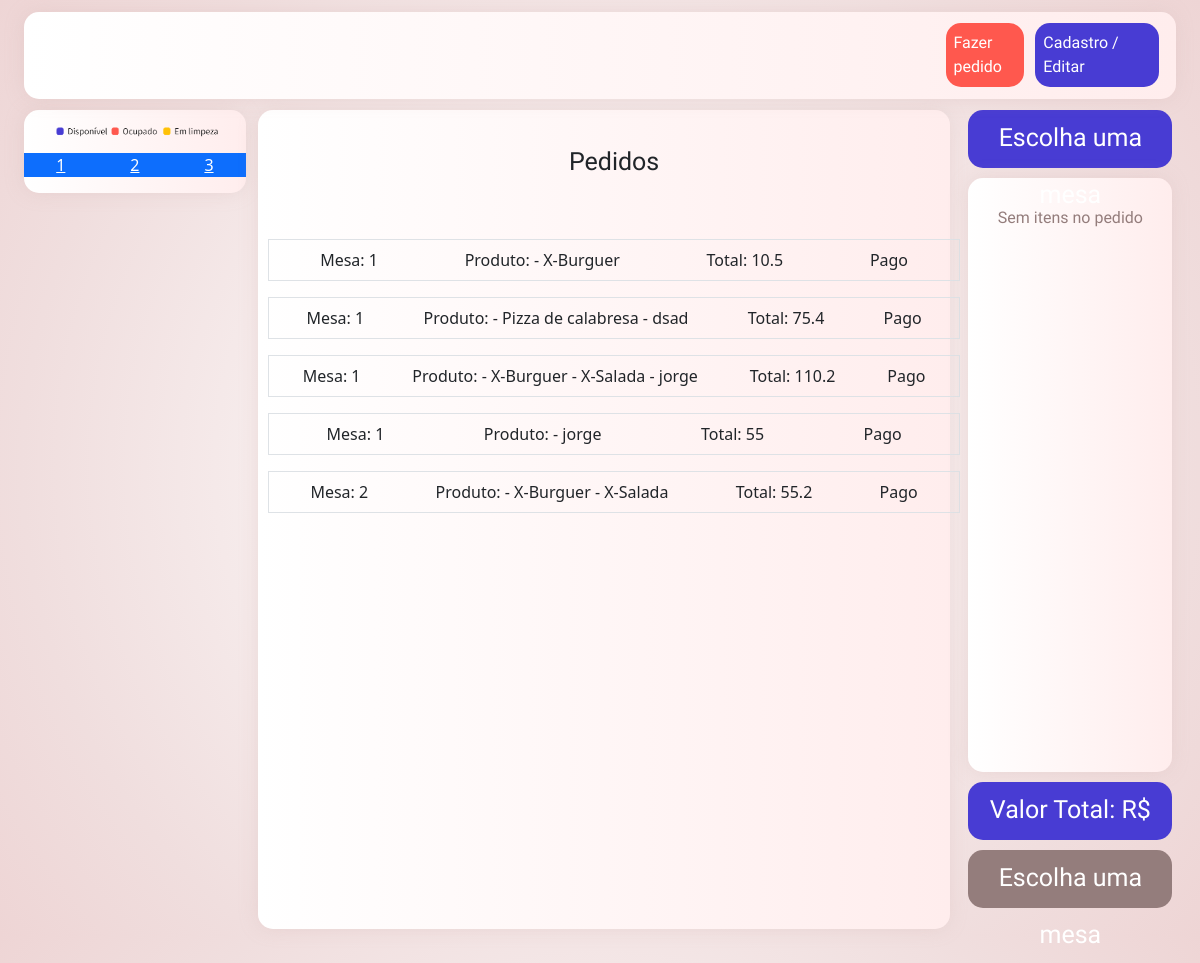
/back-end/visualizar_pedidos.php, run on the app's committed database.
### tables this page shows
CREATE TABLE `mesa` (
  `idMesa` int(11) NOT NULL,
  `idStatusMesa` int(11) NOT NULL
);

CREATE TABLE `alimento` (
  `idAlimento` int(11) NOT NULL,
  `idCatAlimento` int(11) NOT NULL,
  `descAlimento` varchar(255) NOT NULL,
  `nomeAlimento` varchar(255) NOT NULL,
  `valorUnidade` double NOT NULL,
  `fotoAlimento` varchar(255) NOT NULL
);

CREATE TABLE `statuspedido` (
  `idStatusPedido` int(11) NOT NULL,
  `statusPedido` varchar(255) NOT NULL
);

### back-end/visualizar_pedidos.php (the view, shortened to what this page needs)
<?php
include_once("conexao.php");
?>
<!DOCTYPE html>
<html lang="en">
<head>
    <link href="https://cdn.jsdelivr.net/npm/bootstrap@5.3.0-alpha1/dist/css/bootstrap.min.css" rel="stylesheet">
    <link rel="stylesheet" href="css/style.css">
    <link rel="stylesheet" href="css/style_categoria.css">
</head>
<body>
    <div class="container-fluid containerPrincipal">
        <div class="row linha1 justify-content-center">
            <div class="col coluna-nav">
                <div class="botoes">
                    <a href="index.php" class="botao1">Fazer pedido</a>
                    <a href="cadastros.php" class="botao2">Cadastro / Editar</a>
                </div>
            </div>
        </div>
        <div class="row linha2">
            <div class="col-4 order-first interface1">
                <div class="row justify-content-around">
                    <div class="col-md-12 col_comanda">
                        <div class="row">
                            <div class="col">
                                <div class="imagem_legenda">
                                    <img src="image/Legenda.png" class="img-fluid ">
                                </div>
                            </div>
                        </div>
                        <div class="row justify-content-around">
                            <?php
                            $sql = "SELECT * FROM mesa ORDER BY idMesa";
                            $result = $conn->query($sql);
                            while ($row = mysqli_fetch_assoc($result)) {
                                $idStatusMesa = $row['idStatusMesa'];
                                if ($idStatusMesa == 1) {
                            ?>
                                    <?php
                                    if (!isset($idMesa)) {
                                    ?>
                                        <div class="col-md-4 text-center mb-3 bg-primary">
                                            <a class=" text-white" href="<?php echo 'index.php?id=' . $row['idMesa'] ?>"><?php echo $row['idMesa']; ?></a>
                                        </div>
                                    <?php
                                    } else {
                                    ?>
                                        <div class="col-md-4 text-center mb-3">
                                            <p class="bg-primary text-white"><?php echo $row['idMesa'] ?></p>
                                        </div>
                                    <?php
                                    }
                                    ?>
                                <?php
                                } else {
                                ?>
                                    <div class="col-md-4 text-center mb-3">
                                        <p class="bg-danger text-white"><?php echo $row['idMesa'] ?></p>
                                    </div>
                            <?php
                                }
                            }
                            ?>
                        </div>
                    </div>
                </div>
            </div>
            <div class="col-4 interface2">
                <div class="tudo_categoria ">
                    <div class="row justify-content-center text center mt-4 mb-5">
                        <div class="col-md-4">
                            <div class="texto1 text-dark">Pedidos</div>
                        </div>
                    </div>
                    <?php
                    $sqlPed3 = "SELECT p.idMesa FROM pedidos p inner join alimento a on p.idAlimento = a.idAlimento inner join statuspedido s on s.idStatusPedido = p.idStatusPedido where p.idStatusPedido = 2 group by p.idMesa";
                    $resultPed3 = $conn->query($sqlPed3);
                    while ($rowPed3 = mysqli_fetch_assoc($resultPed3)) {
                        $idMesa3 = $rowPed3['idMesa'];
                        $sqlAux4 = "select p.pedido from pedidos p where p.idMesa = $idMesa3 and p.idStatusPedido = 2 group by p.pedido";
                        $resultAux4 = $conn->query($sqlAux4);
                        while ($rowAux4 = mysqli_fetch_assoc($resultAux4)) {
                            $sqlPed2 = "SELECT p.idPedido, p.idMesa, sum(a.valorUnidade) as valorPagar, s.statuspedido as status FROM pedidos p inner join alimento a on p.idAlimento = a.idAlimento inner join statuspedido s on s.idStatusPedido = p.idStatusPedido where p.idStatusPedido = 2 group by p.pedido";
                            $resultPed2 = $conn->query($sqlPed2);
                            $rowPed2 = mysqli_fetch_assoc($resultPed2);
                    ?>
                            <div class="row border mb-3">
                                <div class="col-12 p-2 d-flex justify-content-around">
                                    <span class="text-dark texto-1">Mesa: <?php echo $rowPed3['idMesa'] ?></span>
                                    <span class="text-dark texto-1">Produto:
                                        <?php
                                        $pedido2 = $rowAux4['pedido'];
                                        $sqlAux3 = "SELECT a.nomeAlimento FROM pedidos p inner join alimento a on p.idAlimento = a.idAlimento inner join statuspedido s on s.idStatusPedido = p.idStatusPedido WHERE p.idMesa = $idMesa3 AND p.pedido = $pedido2";
                                        $resultAux3 = $conn->query($sqlAux3);
                                        while ($rowAux3 = mysqli_fetch_assoc($resultAux3)) {
                                            echo " - " . $rowAux3['nomeAlimento'];
                                        }
                                        ?>
                                    </span>
                                    <span class="text-dark texto-1">Total:
                                        <?php
                                        $sqlV = "SELECT sum(a.valorUnidade) as valorPagar FROM pedidos p inner join alimento a on p.idAlimento = a.idAlimento inner join statuspedido s on s.idStatusPedido = p.idStatusPedido WHERE p.idMesa = $idMesa3 AND p.pedido = $pedido2";
                                        $resultV = $conn->query($sqlV);
                                        $rowV = mysqli_fetch_assoc($resultV);
                                        echo $rowV['valorPagar'];
                                        ?>
                                    </span>
                                    <span class="text-dark texto-1"><?php echo $rowPed2['status'] ?></span>
                                </div>
                            </div>
                        <?php
                        }
                        ?>
                    <?php
                    }
                    ?>
                </div>
            </div>
            <div class="col-4 order-last interface3">
                <div class="tamanho_interface3">
                    <div class="col coluna1">
                        <?php
                        if (!isset($_GET['id'])) {
                            echo "<p class='texto1'>Escolha uma mesa</p>";
                        } else {
                            echo "<p class='texto1'>Mesa " . $idMesa . "</p>";
                        }
                        ?>
                    </div>
                    <div class="col coluna2">Sem itens no pedido</div>
                    <div class="col coluna3">Valor Total: R$</div>
                    <div class="col coluna4">Escolha uma mesa</div>
                </div>
            </div>
        </div>
</body>
</html>

### back-end/css/style.css (style rules this page uses)
body { background: rgb(255, 255, 255); background: radial-gradient(circle, rgba(255, 255, 255, 1) 0%, rgba(240, 222, 222, 1) 76%, rgba(238, 213, 213, 1) 100%); background-size: contain; height: 100%; width: 100%; }
.botao1 { margin-top: auto; word-wrap: break-word; width: 7%; text-decoration: none; margin-bottom: auto; height: 100%; font-family: 'Lexend', sans-serif; background-color: #FF584E; color: #fff; border-radius: 15px; padding: 0.7%; border: none; }
.botao2 { margin-top: auto; text-decoration: none; margin-bottom: auto; color: #fff; border: none; background-color: #483CD3; word-wrap: break-word; height: 100%; width: 11%; padding: 0.7%; border-radius: 15px; font-family: 'Lexend', sans-serif; margin-left: 1%; }
.botoes { display: flex; justify-content: end; margin-right: 0.5%; }
.coluna-nav { z-index: 1; padding: 1%; background: rgb(255, 255, 255); background: linear-gradient(90deg, rgba(255, 255, 255, 1) 0%, rgba(255, 237, 237, 1) 100%); color: #fff; justify-content: 'right'; height: 100%; border-radius: 15px; -webkit-box-shadow: -1px 0px 20px -3px rgba(205, 171, 168, 0.35); -moz-box-shadow: -1px 0px 20px -3px rgba(205, 171, 168, 0.35); box-shadow: -1px 0px 20px -3px rgba(205, 171, 168, 0.35); }
.linha1 { margin: 1%; width: auto; height: auto; }
.linha2 { margin-left: 1%; width: 99.5%; height: 825px; word-wrap: break-word; }
.containerPrincipal { height: 100%; width: 100%; }
.interface1 { width: 19%; height: 100%; align-items: 'center'; margin-right: 1%; }
.interface2 { background: rgb(255, 255, 255); background: linear-gradient(90deg, rgba(255, 255, 255, 1) 0%, rgba(255, 237, 237, 1) 100%); padding-bottom: 5.3%; margin-right: 0.5%; color: #fff; height: 99.2%; text-align: center; width: 59.2%; border-radius: 15px; -webkit-box-shadow: -1px 0px 20px -3px rgba(205, 171, 168, 0.35); -moz-box-shadow: -1px 0px 20px -3px rgba(205, 171, 168, 0.35); box-shadow: -1px 0px 20px -3px rgba(205, 171, 168, 0.35); }
.interface3 { color: #fff; width: 19.5%; height: 100%; }
.tamanho_interface3 { height: 100%; width: 100%; }
.coluna1 { background-color: #947D7C; color: #fff; width: 100%; height: 7%; border-radius: 15px; margin-bottom: 5%; }
.coluna2 { background: rgb(255, 255, 255); background: linear-gradient(90deg, rgba(255, 255, 255, 1) 0%, rgba(255, 237, 237, 1) 100%); color: #947D7C; font-family: 'Lexend', sans-serif; text-align: center; line-height: 500%; width: 100%; height: 72%; border-radius: 15px; -webkit-box-shadow: -1px 0px 20px -3px rgba(205, 171, 168, 0.35); -moz-box-shadow: -1px 0px 20px -3px rgba(205, 171, 168, 0.35); box-shadow: -1px 0px 20px -3px rgba(205, 171, 168, 0.35); margin-bottom: 5%; }
.coluna3 { background-color: #483CD3; color: #fff; width: 100%; height: 7%; margin-bottom: 5%; border-radius: 15px; line-height: 225%; font-size: 25px; font-family: 'Lexend', sans-serif; text-align: center; }
.coluna4 { color: #fff; width: 100%; height: 7%; border-radius: 15px; align-items: center; font-family: 'Lexend', sans-serif; background-color: #947D7C; font-size: 25px; text-align: center; line-height: 225%; }
.col_comanda { background: rgb(255, 255, 255); background: linear-gradient(90deg, rgba(255, 255, 255, 1) 0%, rgba(255, 237, 237, 1) 100%); height: 100%; width: 100%; border-radius: 15px; -webkit-box-shadow: -1px 0px 20px -3px rgba(205, 171, 168, 0.35); -moz-box-shadow: -1px 0px 20px -3px rgba(205, 171, 168, 0.35); box-shadow: -1px 0px 20px -3px rgba(205, 171, 168, 0.35); margin-right: 0.5%; }
.texto1 { font-family: 'Lexend', sans-serif; font-size: 25px; text-align: center; line-height: 225%; }
.tudo_categoria { margin-left: 1.5%; border-radius: 15px; height: 30%; width: 100%; }

### data on the page
mesa: idMesa "1"
mesa: idMesa "2"
mesa: idMesa "3"
alimento: nomeAlimento "X-Burguer"
statuspedido: statusPedido "Pago"
alimento: nomeAlimento "Pizza de calabresa"
alimento: nomeAlimento "dsad"
alimento: nomeAlimento "X-Salada"
alimento: nomeAlimento "jorge"

### other printed values
$rowPed3['idMesa'] "1"
$rowV['valorPagar'] "10.5"
$rowV['valorPagar'] "75.4"
$rowV['valorPagar'] "110.2"
$rowV['valorPagar'] "55"
$rowPed3['idMesa'] "2"
$rowV['valorPagar'] "55.2"
